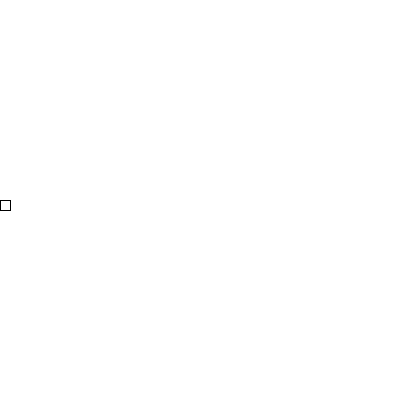
Frame 1 (no input)
Frame 60 (the mouse pressed at the canvas centre just before this capture): blank canvas, image omitted
Frame 120 (the mouse held since frame 60 and released just before this capture): blank canvas, image omitted

The Processing sketch that drew this single still picture (run headless with seeded random() and noise(); from frame 60 on, the mouse is pressed at the canvas centre):

// Processing sketch: rectangle_motion_acceleration_smooth_addition
// ── rectangle_motion_acceleration_smooth_addition.pde
// Example 2:
// accelerated motion using addition
int w = 10;
int h = 10;
int x = 0;
int y;
float speed;
float acceleration = .1;
void setup(){
size(400, 400);
y = height/2;
}
void draw(){
background(255);
speed += acceleration;
rect(x+=speed, y, w, h);
}
